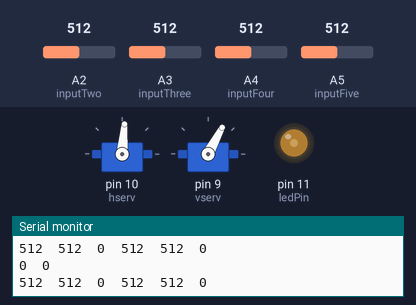
Simulated run of this sketch. Board: Arduino Uno, built with avr-gcc and run on an emulated ATmega328P. On the bench: 2 × servo, output pins drawn as LEDs (lit = HIGH), the last lines printed to the serial monitor. Inputs (shaded band) come from the test bench; at power-on: A2 (inputTwo) = 512, A3 (inputThree) = 512, A4 (inputFour) = 512, A5 (inputFive) = 512. Pins used as bus, display or sensor lines are not drawn.

Above: at 3.2 s.
3.3 s: A2 (inputTwo) set to 531
At 4.6 s:
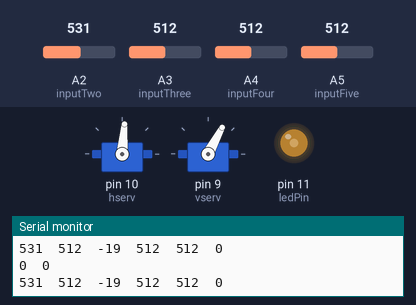
6.3 s: A3 (inputThree) set to 597
9.3 s: A3 (inputThree) set to 624
At 10.48 s:
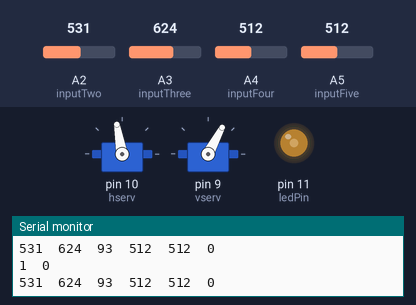
12.3 s: A4 (inputFour) set to 519
15.3 s: A5 (inputFive) set to 716
At 17.85 s:
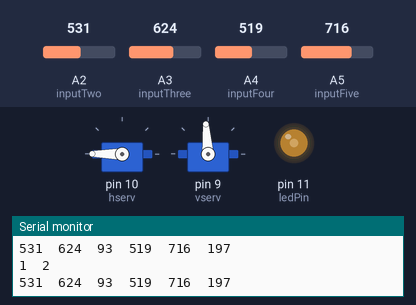
18.3 s: A2 (inputTwo) set to 716
At 18.8 s:
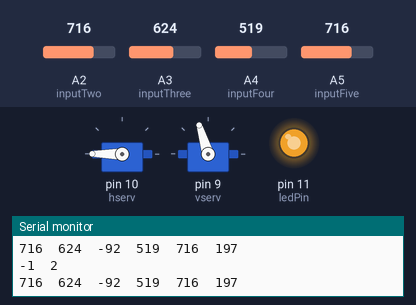
Timing chart, 0 to 24.3 s (numbered marks = the images above; inputs shaded):
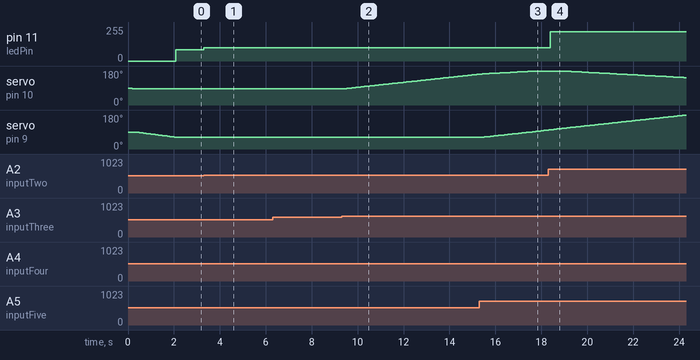

The sketch:

solar_tracker_1.4_prop.ino
```cpp
#include <VarSpeedServo.h>
//SOME NOTES ABOUT VARSPEEDSERVO
//attach(pin )  - Attaches a servo motor to an i/o pin.
//attach(pin, min, max  ) - Attaches to a pin setting min and max values in microseconds
//default min is 544, max is 2400

//write(value)     - Sets the servo angle in degrees.  (invalid angle that is valid as pulse in microseconds is treated as microseconds)
//write(value, speed) - speed varies the speed of the move to new position 0=full speed, 1-255 slower to faster
//write(value, speed, wait) - wait is a boolean that, if true, causes the function call to block until move is complete

//writeMicroseconds() - Sets the servo pulse width in microseconds
//read()      - Gets the last written servo pulse width as an angle between 0 and 180.
//readMicroseconds()  - Gets the last written servo pulse width in microseconds. (was read_us() in first release)
//attached()  - Returns true if there is a servo attached.
//detach()    - Stops an attached servos from pulsing its i/o pin.

//slowmove(value, speed) - The same as write(value, speed), retained for compatibility with Korman's version

//stop() - stops the servo at the current position

//sequencePlay(sequence, sequencePositions); // play a looping sequence starting at position 0
//sequencePlay(sequence, sequencePositions, loop, startPosition); // play sequence with number of positions, loop if true, start at position
//sequenceStop(); // stop sequence at current position
//wait(); // wait for movement to finish
//isMoving()  // return true if servo is still moving


VarSpeedServo hserv;          // create servo object to control a servo
VarSpeedServo vserv;

int sensorTwo = 2;       //digital pin 2 connected to the resistor of first sensor
int sensorThree = 3;       //
int sensorFour = 4;
int sensorFive = 5;

int inputTwo = 2;        //variable to store the values from the analog pin 2
int inputThree = 3;
int inputFour = 4;
int inputFive = 5;

int hpos = 85;        // variable to store the servo's horizontal position
int vpos = 62;

int ledPin = 11;


int darkthres = 1000; // defines how dark is dark
int hthres = 60; // threshold to define when to move horizontally
int vthres = 60; // threshold to define when to move vertically
int hmove = 5; // amount to move horizontal position
int vmove = 5; // amount to move vertical position
int rest_time = 10; // time to wait when the servo positions are good
int sleep_time = 10; // time to wait when no light is present
int alpha = 1; // moveh = diffh * alpha
int beta = 1; // movev = diffv * beta

//add test comment
void setup()
{
  pinMode(sensorTwo, OUTPUT);  //initialize the digital pin as output
  pinMode(sensorThree, OUTPUT);
  pinMode(sensorFour, OUTPUT);
  pinMode(sensorFive, OUTPUT);
  digitalWrite(sensorTwo, HIGH);
  digitalWrite(sensorThree, HIGH);
  digitalWrite(sensorFour, HIGH);
  digitalWrite(sensorFive, HIGH);
  hserv.attach(10);         // attaches the servo on pin 9 to the servo object
  vserv.attach(9);
  hserv.write(hpos,10,true);    // tell servo to go to position 'hpos' at speed 20
  vserv.write(vpos,10,true);    // tell servo to go to position 'vpos' at speed 20

  Serial.begin(9600);  //Begin serial communcation
  pinMode( ledPin, OUTPUT );

}
void loop()
{
  //Serial.println("This is 2");
  //Serial.println(analogRead(sensorTwo)); //Write the value of the photoresistor to the serial monitor.
  //Serial.println("This is 3");
  //Serial.println(analogRead(sensorThree));
  //Serial.println("This is 4");
  //Serial.println(analogRead(sensorFour));
  //Serial.println("This is 5");
  //Serial.println(analogRead(sensorFive));


  analogWrite(ledPin, analogRead(sensorTwo) / 1.5);
  //send the value to the ledPin. Depending on value of resistor
  //you have  to divide the value. for example,
  //with a 10k resistor divide the value by 2, for 100k resistor divide by 4.
  delay(10); //short delay for faster response to light.


  int valueTwo = analogRead(inputTwo); //reads the value from ___ sensor
  int valueThree = analogRead(inputThree); //reads the value from the ___ sensor
  int valueFour = analogRead(inputFour); //reads the value from the ___ sensor
  int valueFive = analogRead(inputFive); //reads the value from the ___ sensor
  int diffh = valueThree - valueTwo;      //difference of two values from the sensors
  int diffv = valueFive - valueFour;      //difference of two values from the sensors

  //Serial.println("This is dh");
  //Serial.print(diffh);
  //Serial.println("This is dv");
  //Serial.print(diffv);

  Serial.print(valueTwo); //Write the value of the photoresistor to the serial monitor.
  Serial.print("\t");
  Serial.print(valueThree);
  Serial.print("\t");
  Serial.print(diffh);
  Serial.print("\t");
  Serial.print(valueFour);
  Serial.print("\t");
  Serial.print(valueFive);
  Serial.print("\t");
  Serial.println(diffv);


if (valueTwo < darkthres || valueThree < darkthres || valueFour < darkthres || valueFive < darkthres) //if light is present
  {
      if (diffh >= hthres || diffv >= vthres || diffh <= hthres || diffv <= diffv)             //if light source is towards right & top
      {
      hmove = diffh/80;
      hpos = hpos + hmove;      // appropriately update 'pos'
      hserv.write(hpos,10,true);     // tell servo to go to position in variable 'pos'
      vmove = diffv/80;
      vpos = vpos + vmove;
      vserv.write(vpos,10,true);
      Serial.print(hmove);
      Serial.print("\t");
      Serial.println(vmove);
      }
  }


// if (valueTwo < darkthres || valueThree < darkthres || valueFour < darkthres || valueFive < darkthres) //if light is present
//   {
//       if (diffh >= hthres && diffv >= vthres)             //if light source is towards right & top
//       {
//       hpos = hpos + hmove;      // appropriately update 'pos'
//       hserv.write(hpos,10,true);     // tell servo to go to position in variable 'pos'
//       vpos = vpos + vmove;
//       vserv.write(vpos,10,true);
//       }
//       else if (diffh >= hthres && diffv <= -vthres)             //if light source is towards right & bottom
//       {
//       hpos = hpos + hmove;
//       hserv.write(hpos,10,true);
//       vpos = vpos - vmove;
//       vserv.write(vpos,10,true);
//       }
//       else if (diffh <= -hthres && diffv >= vthres)             //if light source is towards left & top
//       {
//       hpos = hpos - hmove;
//       hserv.write(hpos,10,true);
//       vpos = vpos + vmove;
//       vserv.write(vpos,10,true);
//       }
//       else if (diffh <= -hthres && diffv <= -vthres)             //if light source is towards left & bottom
//       {
//       hpos = hpos - hmove;
//       hserv.write(hpos,10,true);
//       vpos = vpos - vmove;
//       vserv.write(vpos,10,true);
//       }
//       else if (diffh >= hthres )             //if light source is towards right only
//       {
//       hpos = hpos + hmove;
//       hserv.write(hpos,10,true);
//       hserv.stop();
//       }
//       else if (diffh <= -hthres )             //if light source is towards left only
//       {
//       hpos = hpos - hmove;
//       hserv.write(hpos,10,true);
//       }
//       else if (diffv >= vthres )             //if light source is towards top only
//       {
//       vpos = vpos + vmove;
//       vserv.write(vpos,10,true);
//       }
//       else if (diffv <= -vthres )             //if light source is towards bottom only
//       {
//       vpos = vpos - vmove;
//       vserv.write(vpos,10,true);
//       }
//       else                                 // position is good now
//       {
//         hserv.stop();
//         vserv.stop();
//      delay(rest_time);                          // rest
//       }
//   }
//   else                                     // well shit the sun is gone
//   {
//     vserv.write(85,20,true);
//     hserv.write(90,20,true);
//     delay(sleep_time);
//     // night night
//   }

}                            //end of void loop() method
```

Measured:
- the behaviour switches between 610 and 611 on A3 (inputThree) (found by bisection; images 1 and 2)
- after the input at 3.3 s, pin 11 (ledPin): 85/255 → 98/255 at once
- after the input at 9.3 s, servo on pin 10 (hserv): moves from 85° to 124° over 2.9 s, starting after 0.07 s
- after the input at 15.3 s, servo on pin 9 (vserv): moves from 62° to 100° over 2.8 s, starting after 0.16 s
- after the input at 18.3 s, pin 11 (ledPin): 98/255 → 221/255 after 0.08 s; servo on pin 10 (hserv): moves from 180° to 145° over 5.2 s, starting after 0.70 s
